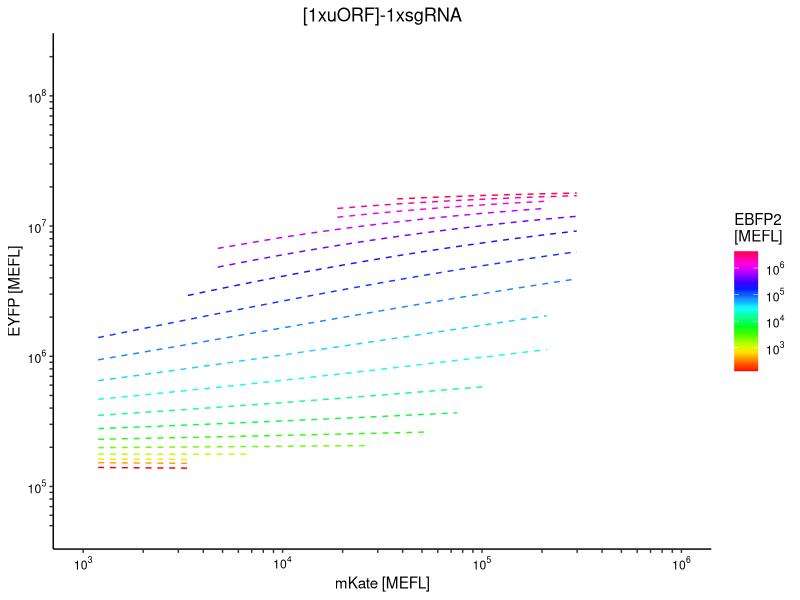
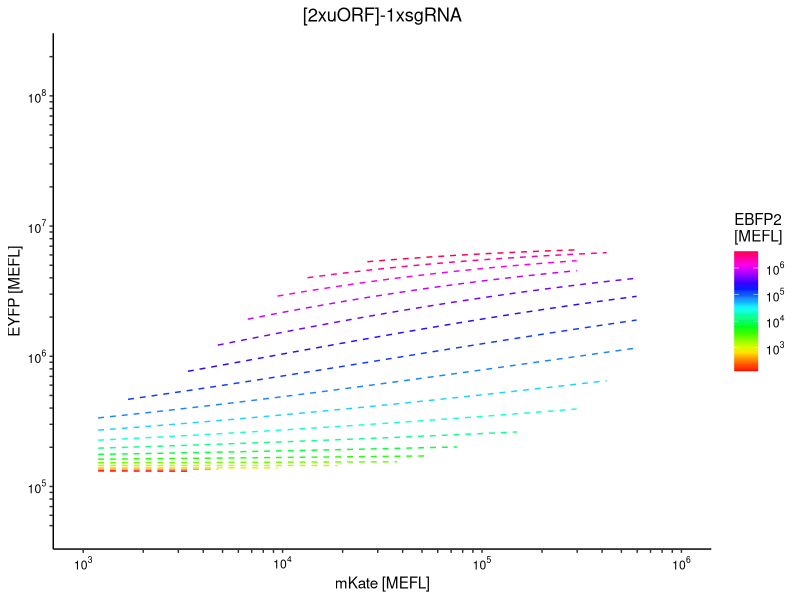
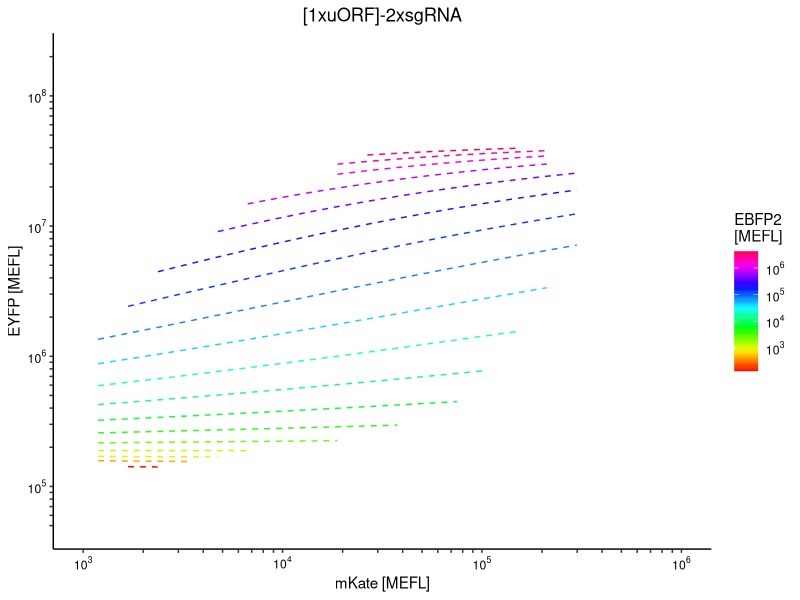
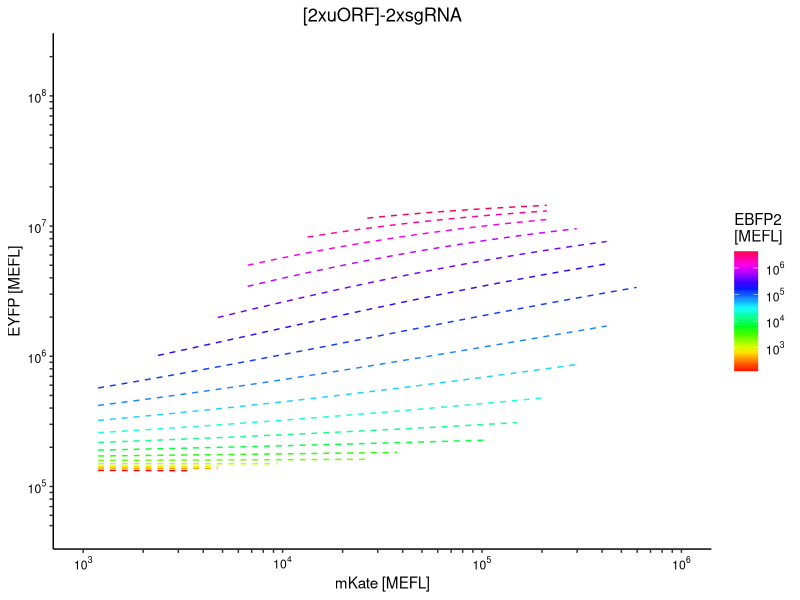
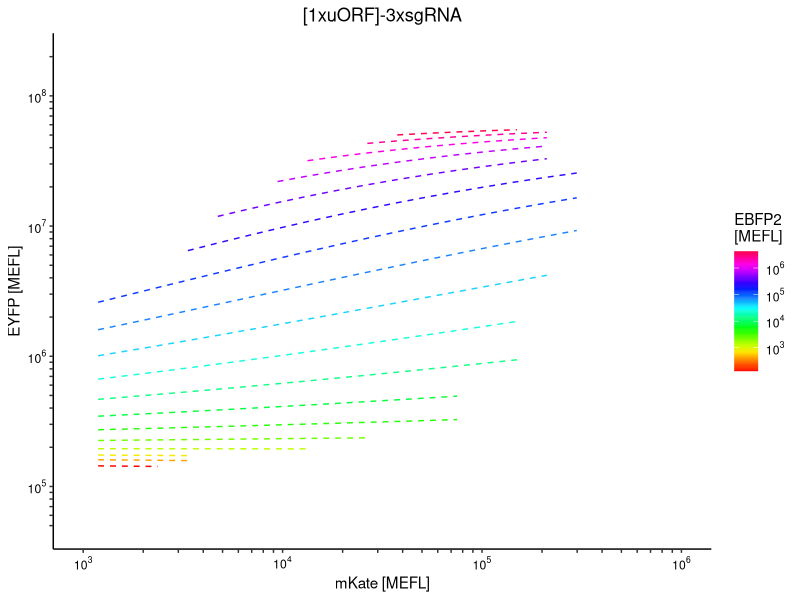
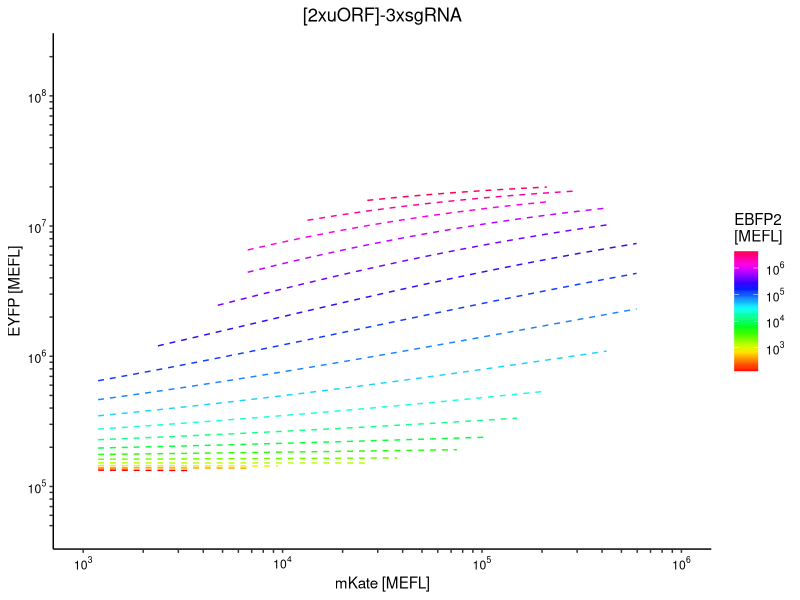
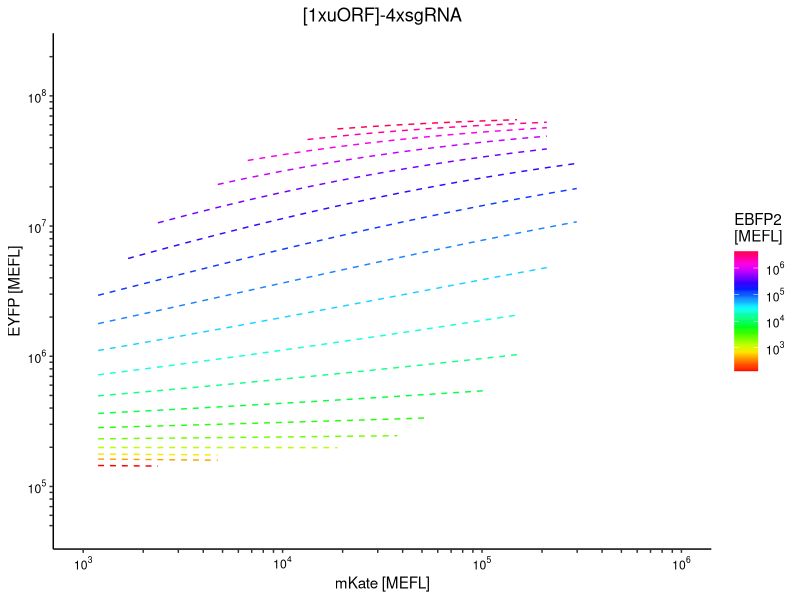
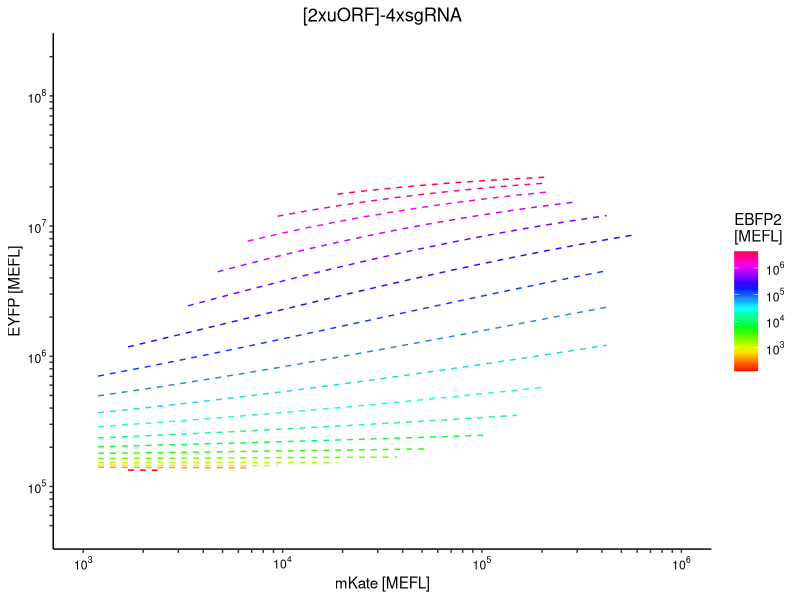

The R script that drew these images, in order:
#############################
# <- Author: Junmin Wang -> #
#############################

## load libraries
library(ggplot2)
library(scales)

## read data
train_data <- read.csv("train_res_tbl.csv")
test_data <- read.csv("test_res_tbl.csv")
best_params <- read.csv("best_params_min_err_tbl.csv")
  
## merge training and testing data
all_data <- rbind(train_data, test_data)

## plot mKate vs EYFP
for (gRNA_level in c(1, 2, 3, 4, 8, 12, 16)) {
  for (uORF_level in c(1, 2)) {
    p <- ggplot(subset(all_data, 
                       uORF==uORF_level & sgRNA==gRNA_level)) + 
      geom_line(aes(x=10^log10mKate, 
                    y=10^log10predEYFP, 
                    color=log10EBFP2,
                    group=log10EBFP2),
                linetype="dashed") +
      scale_color_gradientn(colours = rainbow(20),
                            breaks=c(3, 4, 5, 6),
                            labels=c(expression(10^3,
                                                10^4,
                                                10^5,
                                                10^6))) +
      labs(color="EBFP2\n[MEFL]", x="mKate [MEFL]", y="EYFP [MEFL]") +
      ggtitle(sprintf("[%sxuORF]-%sxsgRNA", uORF_level, 
                      gRNA_level)) +
      scale_y_continuous(trans="log10", 
                         limits=c(5e+4, 2e+8),
                         breaks=c(seq(5*10^4, 9*10^4, 10^4),
                                  seq(10^5, 9*10^5, 10^5),
                                  seq(10^6, 9*10^6, 10^6),
                                  seq(10^7, 9*10^7, 10^7),
                                  seq(10^8, 2*10^8, 10^8)),
                         labels=function(x) 
                         {ifelse(x %in% c(10^seq(5, 8, 1)),
                                 parse(text=gsub("[+]", "", 
                                                 gsub("1e", 
                                                      "10^", 
                                                      scientific_format()(x)
                                                 ))), ""
                         )}) +
      scale_x_continuous(trans="log10", 
                         limits=c(1e+3, 1e+6),
                         breaks=c(seq(10^3, 9*10^3, 10^3),
                                  seq(10^4, 9*10^4, 10^4),
                                  seq(10^5, 10^6, 10^5)
                         ),
                         labels=function(x) 
                         {ifelse(x %in% c(10^seq(3, 6, 1)),
                                 parse(text=gsub("[+]", "", 
                                                 gsub("1e", 
                                                      "10^", 
                                                      scientific_format()(x)
                                                 ))), ""
                         )}) +
      theme_bw() +
      theme(axis.line = element_line(color='black'),
            plot.background = element_blank(),
            panel.grid.major = element_blank(),
            panel.grid.minor = element_blank(),
            panel.border = element_blank(),
            plot.title=element_text(hjust=0.5),
            axis.text.x=element_text(color="black"),
            axis.text.y=element_text(color="black"),
            legend.position="right")
    ggsave(plot=p, 
           filename=sprintf("drc_gRNA_%s_uORF_%s.eps", 
                            gRNA_level,
                            uORF_level),
           width=4, 
           height=3)
  }
}

